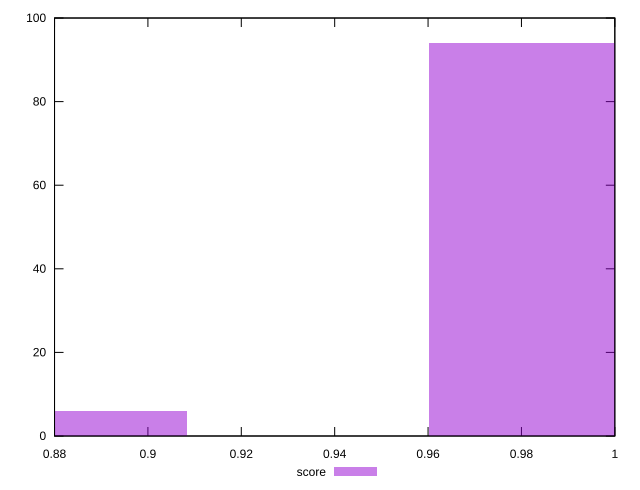

Reproduce this figure in gnuplot.
reset

$score <<EOF
0.8823278724086301 6
0.9861311515155278 94
EOF

set key outside below
set boxwidth 0.05190163955344883
set xrange [0.88:1]
set yrange [0:100]
set trange [0:100]
set style fill transparent solid 0.5 noborder
set terminal svg size 640, 490 enhanced background rgb 'white'
set output "report_0_00242021-02-20T12:25:28.543Z/uses-http2/samples/pages+cached+noadtech+nomedia+nocss/score/histogram.svg"

plot $score title "score" with boxes

reset
